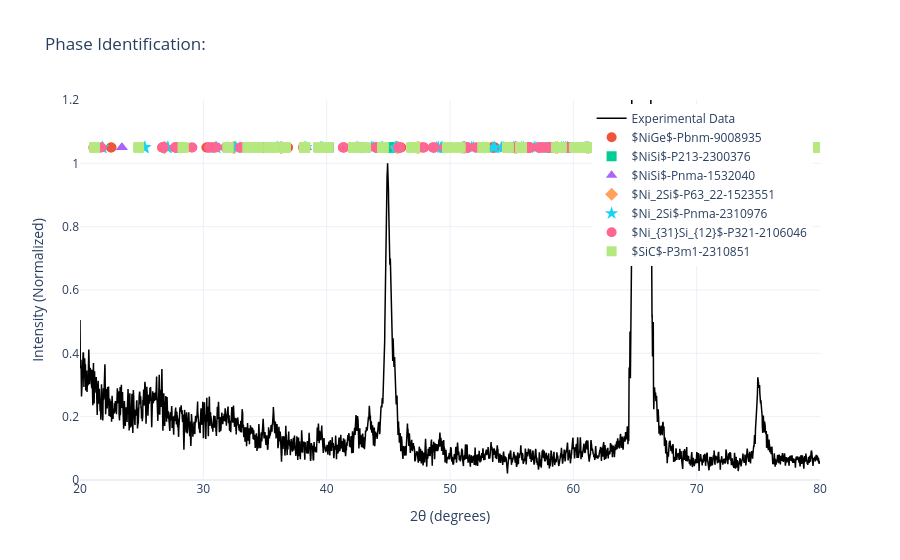

Notebook code for this chart:
### Code cell
import plotly.graph_objects as go
fig = go.Figure()

# 1. Plot the Experimental Data (the black line)
fig.add_trace(go.Scatter(
    x=processed_data['Angle'], 
    y=processed_data['intensity_norm'],
    mode='lines',
    name='Experimental Data',
    line=dict(color='black', width=1.5)
))

symbols = ['circle', 'square', 'triangle-up', 'diamond', 'star']

for i, (phase, ref) in enumerate(all_references.items()):
    # if ref['intensity'] > 5:
    # We plot these at a fixed height or relative to your data
    # Here, we plot them at y=1.05 (just above the normalized data)
    fig.add_trace(go.Scatter(
        x=ref['two_theta'],
        y=[1.05] * len(ref['two_theta']), # Align them in a row at the top
        mode='markers',
        name=phase,
        marker=dict(symbol=symbols[i % len(symbols)], size=10),
        hovertemplate=f"<b>{phase}</b><br>2θ: %{{x}}<br>Ref Intensity: %{{text}}%<extra></extra>",
        text=ref['intensity'] # Store relative intensity in hover text
    ))

# 3. Scientific Styling
fig.update_layout(
    yaxis_range=[0, 1.2],
    xaxis_range=[20, 80],
    title="Phase Identification:",
    xaxis_title="2θ (degrees)",
    yaxis_title="Intensity (Normalized)",
    template="plotly_white",
    hovermode="x unified",
    legend=dict(yanchor="top", y=0.99, xanchor="right", x=0.99)
)

fig.show()

### Figure 1 — Plotly figure (JSON) as saved in the notebook; plotly's stock layout.template omitted (floating-point values rounded to 4 significant figures; data arrays with more than 128 entries replaced by an {"elided": "..."} marker saying what was removed)
{"data": [{"line": {"color": "black", "width": 1.5}, "mode": "lines", "name": "Experimental Data", "type": "scatter", "x": {"elided": "5883 float values"}, "y": {"elided": "5883 float values"}}, {"hovertemplate": "<b>$NiGe$-Pbnm-9008935</b><br>2θ: %{x}<br>Ref Intensity: %{text}%<extra></extra>", "marker": {"size": 10, "symbol": "circle"}, "mode": "markers", "name": "$NiGe$-Pbnm-9008935", "text": {"elided": "212 str values"}, "type": "scatter", "x": {"elided": "212 float values"}, "y": {"elided": "212 float values"}}, {"hovertemplate": "<b>$NiSi$-P213-2300376</b><br>2θ: %{x}<br>Ref Intensity: %{text}%<extra></extra>", "marker": {"size": 10, "symbol": "square"}, "mode": "markers", "name": "$NiSi$-P213-2300376", "text": ["15.87911", "8.01043", "11.50846", "11.69858", "5.76595", "5.86262", "7.49808", "3.7487", "4.55844", "100.0", "2.30729", "49.97215", "27.24403", "27.3257", "13.61552", "13.65723", "0.25004", "0.12517", "2.01066", "2.02423", "1.007", "1.014", "2.21154", "0.03062", "1.12157", "0.01599", "4.14969", "4.17772", "2.07688", "2.09152", "0.40809", "0.40713", "0.20871", "0.20821", "3.71631", "1.33486", "1.86021", "0.68122", "1.33632", "9.72019", "1.33097", "9.72509", "0.67008", "4.87364", "0.66719", "4.8763", "5.86622", "2.94498", "0.21636", "0.14098", "1.78411", "0.21566", "0.1095", "0.07198", "0.89778", "0.10908", "0.65982", "0.65784", "0.01867", "0.33361", "0.33227", "0.00995", "2.82784", "2.82732", "1.42513", "1.42461", "0.43598", "0.43598", "0.22014", "0.22014", "0.11167", "0.111", "4.23652", "4.23717", "0.05749", "0.05731", "2.13977", "2.13994", "1.15177", "1.15252", "0.5823", "0.58257", "0.18879", "0.18954", "0.09769", "0.09801", "0.19721", "0.26979", "0.1022", "0.13721", "0.20143", "0.86071", "0.85635", "0.20539", "0.02338", "0.0843", "0.10498", "0.43902", "0.43709", "0.10673", "0.01165", "0.04488", "1.47808", "1.4794", "0.19033", "0.19352", "0.75531", "0.10125", "0.09982", "0.7559"], "type": "scatter", "x": [28.04, 28.11, 34.52, 34.52, 34.61, 34.61, 40.07, 40.17, 45.04, 45.04, 45.16, 45.16, 49.62, 49.62, 49.75, 49.75, 57.96, 58.11, 61.85, 61.85, 62.01, 62.01, 65.6, 65.6, 65.78, 65.78, 69.24, 69.24, 69.43, 69.43, 72.8, 72.8, 73.0, 73.0, 76.29, 76.29, 76.5, 76.5, 79.72, 79.72, 79.72, 79.72, 79.96, 79.96, 79.96, 79.96, 86.5, 86.76, 89.87, 89.87, 89.87, 89.87, 90.14, 90.14, 90.14, 90.14, 93.23, 93.23, 93.23, 93.53, 93.53, 93.53, 96.61, 96.61, 96.92, 96.92, 100.0, 100.0, 100.3, 100.3, 103.4, 103.4, 103.4, 103.4, 103.8, 103.8, 103.8, 103.8, 106.9, 106.9, 107.3, 107.3, 114.1, 114.1, 114.5, 114.5, 117.9, 117.9, 118.3, 118.3, 121.7, 121.7, 121.7, 121.7, 121.7, 121.7, 122.2, 122.2, 122.2, 122.2, 122.2, 122.2, 125.8, 125.8, 125.8, 125.8, 126.3, 126.3, 126.3, 126.3], "y": [1.05, 1.05, 1.05, 1.05, 1.05, 1.05, 1.05, 1.05, 1.05, 1.05, 1.05, 1.05, 1.05, 1.05, 1.05, 1.05, 1.05, 1.05, 1.05, 1.05, 1.05, 1.05, 1.05, 1.05, 1.05, 1.05, 1.05, 1.05, 1.05, 1.05, 1.05, 1.05, 1.05, 1.05, 1.05, 1.05, 1.05, 1.05, 1.05, 1.05, 1.05, 1.05, 1.05, 1.05, 1.05, 1.05, 1.05, 1.05, 1.05, 1.05, 1.05, 1.05, 1.05, 1.05, 1.05, 1.05, 1.05, 1.05, 1.05, 1.05, 1.05, 1.05, 1.05, 1.05, 1.05, 1.05, 1.05, 1.05, 1.05, 1.05, 1.05, 1.05, 1.05, 1.05, 1.05, 1.05, 1.05, 1.05, 1.05, 1.05, 1.05, 1.05, 1.05, 1.05, 1.05, 1.05, 1.05, 1.05, 1.05, 1.05, 1.05, 1.05, 1.05, 1.05, 1.05, 1.05, 1.05, 1.05, 1.05, 1.05, 1.05, 1.05, 1.05, 1.05, 1.05, 1.05, 1.05, 1.05, 1.05, 1.05]}, {"hovertemplate": "<b>$NiSi$-Pnma-1532040</b><br>2θ: %{x}<br>Ref Intensity: %{text}%<extra></extra>", "marker": {"size": 10, "symbol": "triangle-up"}, "mode": "markers", "name": "$NiSi$-Pnma-1532040", "text": {"elided": "186 str values"}, "type": "scatter", "x": {"elided": "186 float values"}, "y": {"elided": "186 float values"}}, {"hovertemplate": "<b>$Ni_2Si$-P63_22-1523551</b><br>2θ: %{x}<br>Ref Intensity: %{text}%<extra></extra>", "marker": {"size": 10, "symbol": "diamond"}, "mode": "markers", "name": "$Ni_2Si$-P63_22-1523551", "text": ["4.17978", "2.10767", "15.29634", "7.71669", "2.96425", "1.4742", "100.0", "50.04745", "91.57761", "45.81406", "0.0", "0.0", "0.43823", "0.22199", "2.07341", "1.05137", "3.75044", "1.8644", "1.53819", "0.78115", "26.28367", "13.17726", "0.22668", "0.11582", "0.0", "0.0", "6.00937", "3.01555", "0.57897", "0.57897", "0.29632", "0.29632", "0.47396", "0.24317", "0.15053", "0.07728", "12.11757", "12.11757", "6.10109", "6.10109", "12.28325", "6.182", "0.0", "0.0", "20.60588", "10.39801", "1.18752", "0.59409", "0.22943", "0.22943", "0.11951", "0.11951", "0.07451", "0.03885", "8.93062", "4.52768", "0.19266", "0.1011", "0.0", "0.0", "0.05963", "0.0", "0.03144", "0.0", "0.17288", "0.17288", "0.09144", "0.09144", "1.17368", "0.59161", "0.05554", "0.05554", "0.0", "0.02954", "0.02954", "0.0", "8.71612", "8.71612", "4.46821", "4.46821"], "type": "scatter", "x": [26.81, 26.88, 32.44, 32.52, 36.28, 36.37, 45.69, 45.8, 47.36, 47.48, 51.03, 51.16, 55.26, 55.4, 58.57, 58.73, 61.08, 61.25, 62.86, 63.03, 67.91, 68.1, 75.68, 75.9, 76.04, 76.26, 77.03, 77.25, 78.53, 78.53, 78.76, 78.76, 82.32, 82.56, 83.29, 83.53, 86.94, 86.94, 87.2, 87.2, 88.15, 88.42, 90.93, 91.21, 95.63, 95.94, 99.3, 99.63, 100.9, 100.9, 101.2, 101.2, 101.9, 102.2, 106.9, 107.3, 108.6, 109.0, 109.8, 110.2, 113.4, 113.8, 113.9, 114.3, 116.5, 116.5, 117.0, 117.0, 119.0, 119.4, 121.9, 121.9, 122.3, 122.4, 122.4, 122.8, 126.3, 126.3, 126.8, 126.8], "y": [1.05, 1.05, 1.05, 1.05, 1.05, 1.05, 1.05, 1.05, 1.05, 1.05, 1.05, 1.05, 1.05, 1.05, 1.05, 1.05, 1.05, 1.05, 1.05, 1.05, 1.05, 1.05, 1.05, 1.05, 1.05, 1.05, 1.05, 1.05, 1.05, 1.05, 1.05, 1.05, 1.05, 1.05, 1.05, 1.05, 1.05, 1.05, 1.05, 1.05, 1.05, 1.05, 1.05, 1.05, 1.05, 1.05, 1.05, 1.05, 1.05, 1.05, 1.05, 1.05, 1.05, 1.05, 1.05, 1.05, 1.05, 1.05, 1.05, 1.05, 1.05, 1.05, 1.05, 1.05, 1.05, 1.05, 1.05, 1.05, 1.05, 1.05, 1.05, 1.05, 1.05, 1.05, 1.05, 1.05, 1.05, 1.05, 1.05, 1.05]}, {"hovertemplate": "<b>$Ni_2Si$-Pnma-2310976</b><br>2θ: %{x}<br>Ref Intensity: %{text}%<extra></extra>", "marker": {"size": 10, "symbol": "star"}, "mode": "markers", "name": "$Ni_2Si$-Pnma-2310976", "text": {"elided": "260 str values"}, "type": "scatter", "x": {"elided": "260 float values"}, "y": {"elided": "260 float values"}}, {"hovertemplate": "<b>$Ni_{31}Si_{12}$-P321-2106046</b><br>2θ: %{x}<br>Ref Intensity: %{text}%<extra></extra>", "marker": {"size": 10, "symbol": "circle"}, "mode": "markers", "name": "$Ni_{31}Si_{12}$-P321-2106046", "text": {"elided": "1100 str values"}, "type": "scatter", "x": {"elided": "1100 float values"}, "y": {"elided": "1100 float values"}}, {"hovertemplate": "<b>$SiC$-P3m1-2310851</b><br>2θ: %{x}<br>Ref Intensity: %{text}%<extra></extra>", "marker": {"size": 10, "symbol": "square"}, "mode": "markers", "name": "$SiC$-P3m1-2310851", "text": {"elided": "806 str values"}, "type": "scatter", "x": {"elided": "806 float values"}, "y": {"elided": "806 float values"}}], "layout": {"hovermode": "x unified", "legend": {"x": 0.99, "xanchor": "right", "y": 0.99, "yanchor": "top"}, "title": {"text": "Phase Identification:"}, "xaxis": {"range": [20, 80], "title": {"text": "2θ (degrees)"}}, "yaxis": {"range": [0, 1.2], "title": {"text": "Intensity (Normalized)"}}}}
